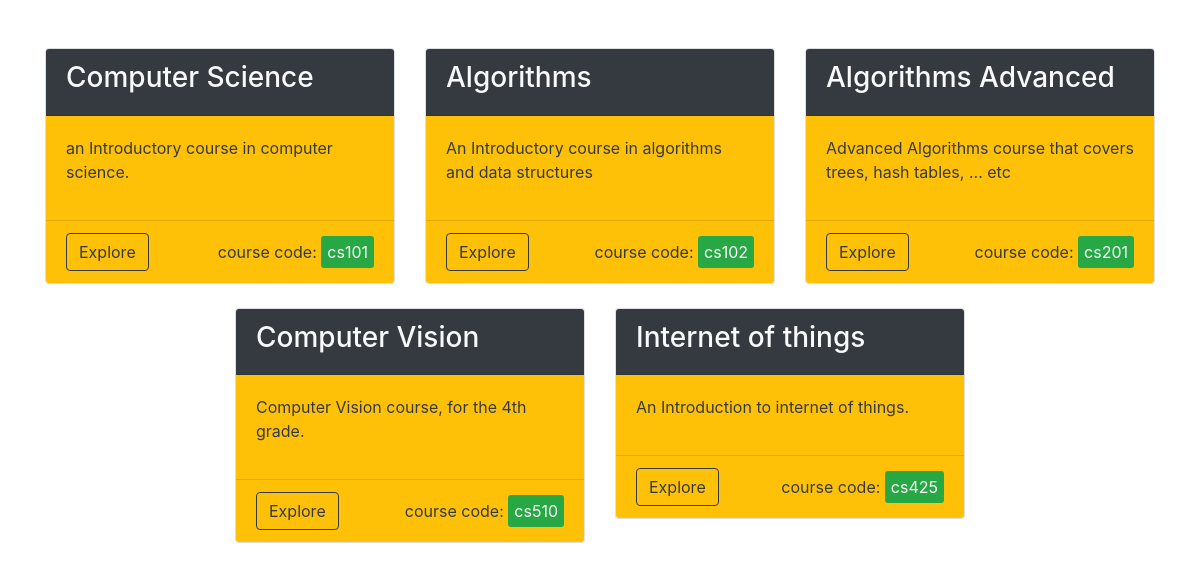
Page /courses/ on the committed database.
### courses/models.py (models this page shows, shortened)
class Course(models.Model):
    name = models.CharField(
        verbose_name="Course Name",
        max_length=255,
        blank=False,
        validators=[
            RegexValidator(
                ALPHABETS_REGEX,
                message="Invalid Course Name, Can't Be Empty or Whitespace")
        ])
    code = models.CharField(
        verbose_name="Course Code",
        max_length=10,
        validators=[MaxLengthValidator(10, "Too Long Course Code")])
    details = models.TextField(
        verbose_name="Course Details", max_length=512, blank=True, null=True)

### courses/views.py (the view)
# urls.py: path('courses/', include('courses.urls')),
def courses(request):
    courses = Course.objects.all()
    context = {'courses': courses}
    return render(request, "course/courses.html", context)

### templates/course/courses.html (shortened to what this page needs)
{% extends "base.html" %}
{% block content %}
<div class="container">
    <div class="row mt-4 justify-content-center">
        {% if not courses%}
        <div class="col-12">
            <div class="alert alert-warning text-center align-self-center">
                No Courses Found !
            </div>
        </div>
        {% else %}
        {% for course in courses %}
        <div class="col-4 mt-4">
            <div class="card">
                <div class="card-header  bg-dark text-light">
                    <h3> {{course.name}}</h3>
                </div>
                <div class="card-body bg-warning text-dark">
                    <p>{{course.details}}</p>
                </div>
                <div class="card-footer bg-warning text-dark">
                    <div class="d-flex justify-content-between">
                        <a href="{% url 'courses:chapters' id=course.id%}" class="btn btn-outline-dark">Explore</a>
                        <div class="align-self-center">course code:
                            <span class="label bg-success text-light">{{course.code}}</span>
                        </div>
                    </div>
                </div>
            </div>
        </div>
        {%endfor%}
        {%endif%}
    </div>
</div>
{% endblock content %}

### static/css/style.css (style rules this page uses)
html { font-family: BreeSerif-Regular; }
html, body { height: 100%; }
.label { padding:6px; border-radius: 3px; }

### rows in the picture
Course: name "Computer Science", details "an Introductory course in computer science.", code "cs101"
Course: name "Algorithms", details "An Introductory course in algorithms and data structures", code "cs102"
Course: name "Algorithms Advanced", details "Advanced Algorithms course that covers trees, hash tables, ... etc", code "cs201"
Course: name "Computer Vision", details "Computer Vision course, for the 4th grade.", code "cs510"
Course: name "Internet of things", details "An Introduction to internet of things.", code "cs425"
